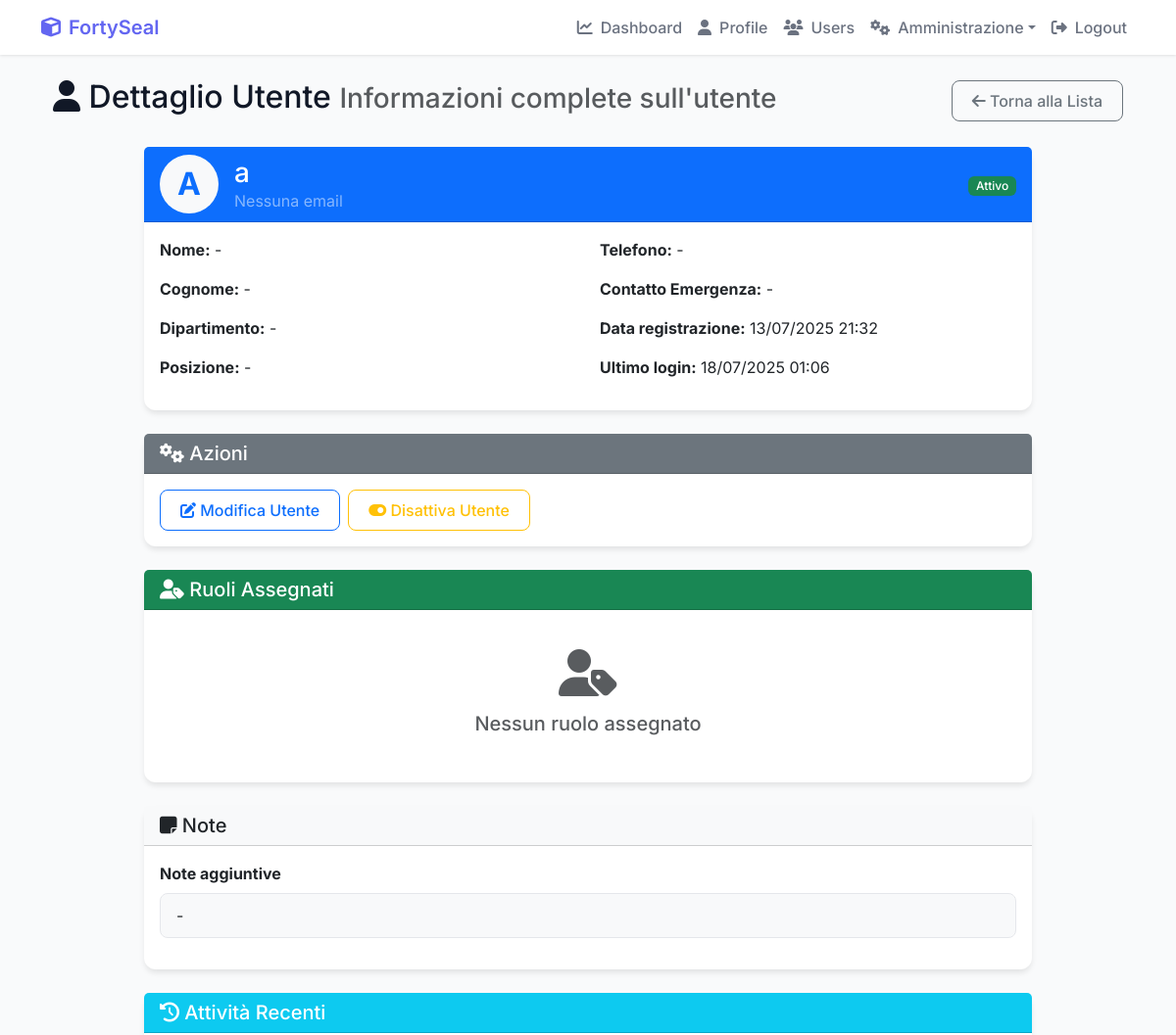
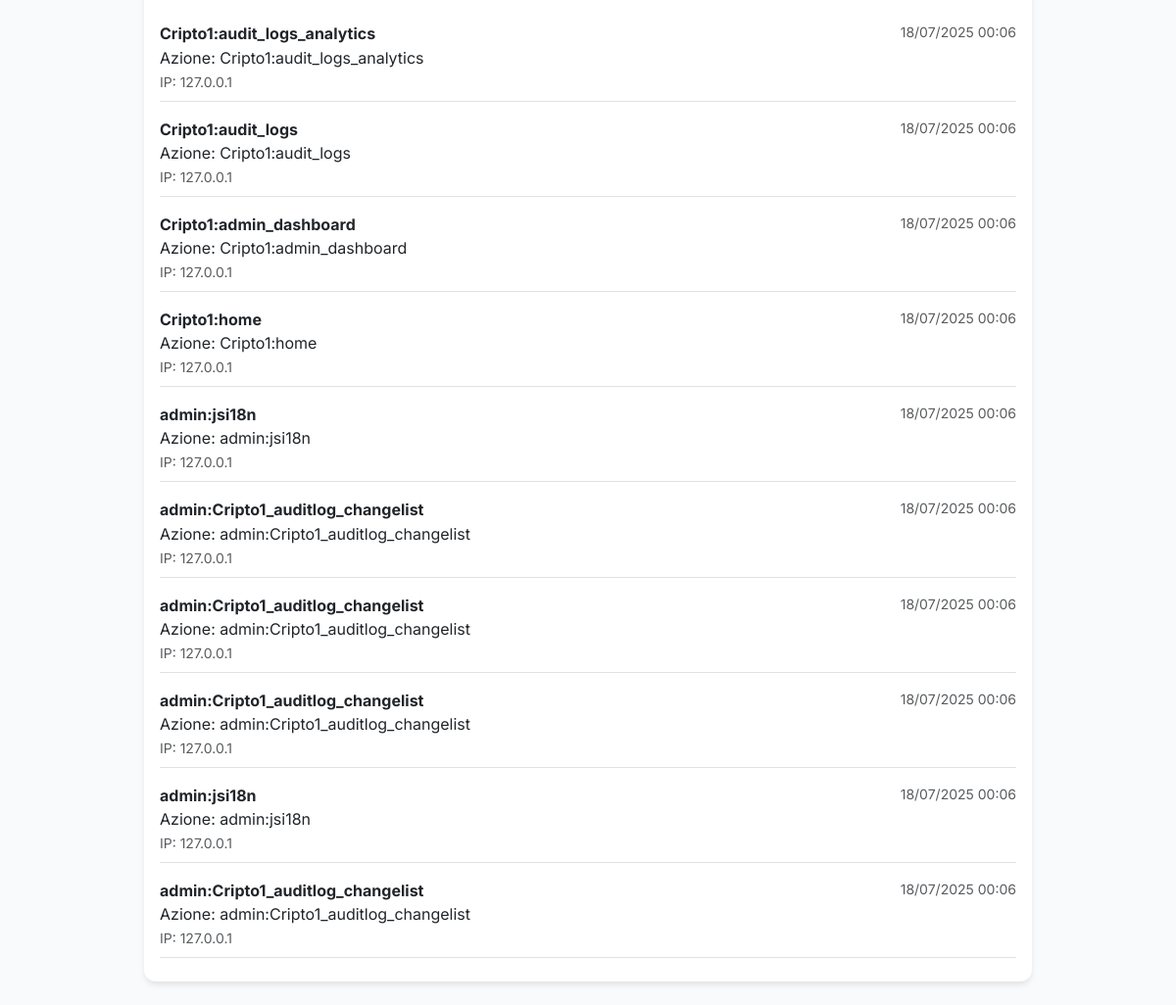
/user-management/users/1/ (signed in), run on the app's committed database (2 pictures, top to bottom).
### Cripto1/models.py (models this page shows, shortened)
class UserProfile(models.Model):
    user = models.OneToOneField(User, on_delete=models.CASCADE)
    user_key = models.CharField(max_length=255, unique=True) # Keep as a unique identifier (can be hash of public key)
    public_key = models.TextField(null=True, blank=True) # Allow null for existing rows
    private_key = EncryptedTextField(null=True, blank=True) # Allow null for existing rows
    balance = models.FloatField(default=0.0)
    created_at = models.DateTimeField(auto_now_add=True)
    profile_picture = models.ImageField(upload_to='profile_pics/', blank=True, null=True)
    is_active = models.BooleanField(default=True)
    last_login_ip = models.GenericIPAddressField(null=True, blank=True)
    last_login_date = models.DateTimeField(null=True, blank=True)
    login_attempts = models.IntegerField(default=0)
    locked_until = models.DateTimeField(null=True, blank=True)
    sso_provider = models.CharField(max_length=50, blank=True, null=True)  # Per SSO
    sso_id = models.CharField(max_length=255, blank=True, null=True)  # ID esterno per SSO
    department = models.CharField(max_length=100, blank=True, null=True)
    position = models.CharField(max_length=100, blank=True, null=True)
    phone = models.CharField(max_length=20, blank=True, null=True)
    emergency_contact = models.CharField(max_length=255, blank=True, null=True)
    notes = models.TextField(blank=True, null=True)
    def is_locked(self):
        if self.locked_until and timezone.now() < self.locked_until:
            return True
        return False
    def update_last_login(self, ip_address=None):
        self.last_login_date = timezone.now()
        if ip_address:
            self.last_login_ip = ip_address
        self.save()

class AuditLog(models.Model):
    ACTION_TYPES = [
        ('LOGIN', 'Login'),
        ('LOGOUT', 'Logout'),
        ('REGISTER', 'Registrazione'),
        ('CREATE_TRANSACTION', 'Creazione Transazione'),
        ('VIEW_TRANSACTION', 'Visualizzazione Transazione'),
        ('DOWNLOAD_FILE', 'Download File'),
        ('DECRYPT_MESSAGE', 'Decifratura Messaggio'),
        ('MINE_BLOCK', 'Mining Blocco'),
        ('EDIT_PROFILE', 'Modifica Profilo'),
        ('ADMIN_ACTION', 'Azione Amministrativa'),
        ('SECURITY_EVENT', 'Evento di Sicurezza'),
        ('EXPORT_DATA', 'Export Dati'),
        ('VERIFY_BLOCKCHAIN', 'Verifica Blockchain'),
        ('USER_MANAGEMENT', 'Gestione Utenti'),
        ('SYSTEM_EVENT', 'Evento di Sistema'),
        ('ROLE_ASSIGNMENT', 'Assegnazione Ruolo'),
        ('PERMISSION_CHANGE', 'Modifica Permessi'),
        ('USER_ACTIVATION', 'Attivazione Utente'),
        ('USER_DEACTIVATION', 'Disattivazione Utente'),
        ('SSO_LOGIN', 'Login SSO'),
    ]
    SEVERITY_LEVELS = [
        ('LOW', 'Basso'),
        ('MEDIUM', 'Medio'),
        ('HIGH', 'Alto'),
        ('CRITICAL', 'Critico'),
    ]
    user = models.ForeignKey(User, on_delete=models.SET_NULL, null=True, blank=True, related_name='audit_logs')
    action_type = models.CharField(max_length=50, choices=ACTION_TYPES)
    severity = models.CharField(max_length=20, choices=SEVERITY_LEVELS, default='MEDIUM')
    description = models.TextField()
    ip_address = models.GenericIPAddressField(null=True, blank=True)
    user_agent = models.TextField(blank=True)
    session_id = models.CharField(max_length=255, blank=True)
    related_object_type = models.CharField(max_length=100, blank=True)  # es: 'Transaction', 'Block', 'UserProfile'
    related_object_id = models.IntegerField(null=True, blank=True)
    additional_data = models.JSONField(default=dict, blank=True)  # Dati aggiuntivi in formato JSON
    timestamp = models.DateTimeField(auto_now_add=True)
    success = models.BooleanField(default=True)  # Se l'azione è stata completata con successo
    error_message = models.TextField(blank=True)  # Messaggio di errore se success=False
    class Meta:
        ordering = ['-timestamp']
        verbose_name = "Audit Log"
        verbose_name_plural = "Audit Logs"
        indexes = [
            models.Index(fields=['user', 'action_type', 'timestamp']),
            models.Index(fields=['action_type', 'severity', 'timestamp']),
            models.Index(fields=['ip_address', 'timestamp']),
        ]
    @classmethod
    def log_action(cls, user=None, action_type=None, description="", severity='MEDIUM',
                   ip_address=None, user_agent="", session_id="", related_object_type="",
                   related_object_id=None, additional_data=None, success=True, error_message=""):
        try:
            return cls.objects.create(
                user=user,
                action_type=action_type,
                severity=severity,
                description=description,
                ip_address=ip_address,
                user_agent=user_agent,
                session_id=session_id,
                related_object_type=related_object_type,
                related_object_id=related_object_id,
                additional_data=additional_data or {},
                success=success,
                error_message=error_message
            )
        except Exception as e:
            print(f"Errore durante la creazione del log di audit: {e}")
            return None

### Cripto1/views.py (the view)
    def wrapper(request, *args, **kwargs):
        if not request.user.is_authenticated:
            messages.error(request, "Devi essere autenticato per accedere a questa sezione.")
            return redirect('Cripto1:login')
        return view_func(request, *args, **kwargs)

### Cripto1/templates/Cripto1/user_management/user_detail.html (shortened to what this page needs)
{% extends 'Cripto1/base.html' %}
{% load static %}
{% block content %}
<div class="container-fluid mt-4">
    <div class="row">
        <div class="col-12">
            <div class="d-flex justify-content-between align-items-center mb-4">
                <h2>
                    <i class="fas fa-user"></i> Dettaglio Utente
                    <small class="text-muted">Informazioni complete sull'utente</small>
                </h2>
                <div>
                    <a href="{% url 'Cripto1:user_list' %}" class="btn btn-outline-secondary">
                        <i class="fas fa-arrow-left"></i> Torna alla Lista
                    </a>
                </div>
            </div>
        </div>
    </div>
    <div class="row justify-content-center">
        <div class="col-12 col-lg-10">
            <div class="card border-primary mb-4">
                <div class="card-header bg-primary text-white d-flex align-items-center">
                    <div class="me-3">
                        {% if user_profile.profile_picture %}
                            <img src="{{ user_profile.profile_picture.url }}" alt="Avatar" class="rounded-circle" style="width:60px;height:60px;object-fit:cover;">
                        {% else %}
                            <span class="avatar bg-light text-primary fw-bold" style="width:60px;height:60px;display:inline-flex;align-items:center;justify-content:center;font-size:2rem;border-radius:50%;">{{ user_profile.user.username|first|upper }}</span>
                        {% endif %}
                    </div>
                    <div class="flex-grow-1">
                        <h3 class="mb-0">{{ user_profile.user.username }}</h3>
                        <div class="text-white-50">{{ user_profile.user.email|default:"Nessuna email" }}</div>
                    </div>
                    <div>
                        {% if user_profile.is_locked %}
                            <span class="badge bg-warning">Bloccato</span>
                        {% elif user_profile.is_active %}
                            <span class="badge bg-success">Attivo</span>
                        {% else %}
                            <span class="badge bg-danger">Inattivo</span>
                        {% endif %}
                    </div>
                </div>
                <div class="card-body">
                    <div class="row">
                        <div class="col-md-6">
                            <p><strong>Nome:</strong> {{ user_profile.user.first_name|default:"-" }}</p>
                            <p><strong>Cognome:</strong> {{ user_profile.user.last_name|default:"-" }}</p>
                            <p><strong>Dipartimento:</strong> {{ user_profile.department|default:"-" }}</p>
                            <p><strong>Posizione:</strong> {{ user_profile.position|default:"-" }}</p>
                        </div>
                        <div class="col-md-6">
                            <p><strong>Telefono:</strong> {{ user_profile.phone|default:"-" }}</p>
                            <p><strong>Contatto Emergenza:</strong> {{ user_profile.emergency_contact|default:"-" }}</p>
                            <p><strong>Data registrazione:</strong> {{ user_profile.created_at|date:"d/m/Y H:i" }}</p>
                            <p><strong>Ultimo login:</strong> {{ user_profile.last_login_date|date:"d/m/Y H:i"|default:"Mai" }}</p>
                        </div>
                    </div>
                </div>
            </div>
            <div class="card border-secondary mb-4">
                <div class="card-header bg-secondary text-white">
                    <h5 class="mb-0"><i class="fas fa-cogs"></i> Azioni</h5>
                </div>
                <div class="card-body d-flex flex-wrap gap-2">
                    <a href="{% url 'Cripto1:edit_user' user_profile.user.id %}" class="btn btn-outline-primary">
                        <i class="fas fa-edit"></i> Modifica Utente
                    </a>
                    <form method="POST" action="{% url 'Cripto1:toggle_user_status' user_profile.user.id %}" class="d-inline">
                        <button type="submit" class="btn btn-outline-warning" onclick="return confirm('Sei sicuro di voler cambiare lo stato di questo utente?')">
                            <i class="fas fa-toggle-on"></i> {% if user_profile.is_active %}Disattiva{% else %}Attiva{% endif %} Utente
                        </button>
                    </form>
                </div>
            </div>
            <div class="card border-success mb-4">
                <div class="card-header bg-success text-white">
                    <h5 class="mb-0"><i class="fas fa-user-tag"></i> Ruoli Assegnati</h5>
                </div>
                <div class="card-body">
                    {% if user_roles %}
                    <div class="row">
                        {% for user_role in user_roles %}
                        <div class="col-md-6 mb-3">
                            <div class="border rounded p-3 h-100">
                                <div class="d-flex justify-content-between align-items-center mb-2">
                                    <span class="fw-bold">{{ user_role.role.name }}</span>
                                    {% if user_role.expires_at and user_role.expires_at < now %}
                                        <span class="badge bg-danger">Scaduto</span>
                                    {% else %}
                                        <span class="badge bg-success">Attivo</span>
                                    {% endif %}
                                </div>
                                <div class="mb-2">
                                    <strong>Assegnato da:</strong> {{ user_role.assigned_by.username|default:"Sistema" }}<br>
                                    <strong>Data assegnazione:</strong> {{ user_role.assigned_at|date:"d/m/Y H:i" }}<br>
                                    {% if user_role.expires_at %}
                                        <strong>Scadenza:</strong> {{ user_role.expires_at|date:"d/m/Y H:i" }}<br>
                                    {% endif %}
                                    {% if user_role.notes %}
                                        <strong>Note:</strong> {{ user_role.notes }}<br>
                                    {% endif %}
                                </div>
                                <div>
                                    <strong>Permessi:</strong>
                                    {% for permission in user_role.role.permissions.all %}
                                        <span class="badge bg-info text-dark">{{ permission.name }}</span>
                                    {% empty %}
                                        <span class="text-muted">Nessun permesso</span>
                                    {% endfor %}
                                </div>
                                <form method="POST" action="{% url 'Cripto1:remove_role' user_profile.user.id user_role.role.id %}" class="mt-2">
                                    {% csrf_token %}
                                    <button type="submit" class="btn btn-outline-danger btn-sm" onclick="return confirm('Sei sicuro di voler rimuovere questo ruolo?')">
                                        <i class="fas fa-times"></i> Rimuovi
                                    </button>
                                </form>
                            </div>
                        </div>
                        {% endfor %}
                    </div>
                    {% else %}
                    <div class="text-center py-4">
                        <i class="fas fa-user-tag fa-3x text-muted mb-3"></i>
                        <h5 class="text-muted">Nessun ruolo assegnato</h5>
                    </div>
                    {% endif %}
                </div>
            </div>
            <div class="card border-light mb-4">
                <div class="card-header bg-light">
                    <h5 class="mb-0"><i class="fas fa-sticky-note"></i> Note</h5>
                </div>
                <div class="card-body">
                    <div class="mb-3">
                        <label class="form-label fw-bold">Note aggiuntive</label>
                        <div class="form-control bg-light">{{ user_profile.notes|default:'-' }}</div>
                    </div>
                </div>
            </div>
            <div class="card border-info mb-4">
                <div class="card-header bg-info text-white">
                    <h5 class="mb-0"><i class="fas fa-history"></i> Attività Recenti</h5>
                </div>
                <div class="card-body">
                    {% if recent_activities %}
                        {% for activity in recent_activities %}
                        <div class="border-bottom py-2 mb-2">
                            <div class="d-flex justify-content-between">
                                <div>
                                    <strong>{{ activity.action_type }}</strong>
                                    <span class="badge bg-{{ activity.severity|lower }}">{{ activity.severity }}</span>
                                </div>
                                <div class="text-muted small">{{ activity.timestamp|date:"d/m/Y H:i" }}</div>
                            </div>
                            <div>{{ activity.description }}</div>
                            {% if activity.ip_address %}
                                <small class="text-muted">IP: {{ activity.ip_address }}</small>
                            {% endif %}
                        </div>
                        {% endfor %}
                    {% else %}
                        <div class="text-center py-4">
                            <i class="fas fa-history fa-3x text-muted mb-3"></i>
                            <h5 class="text-muted">Nessuna attività recente</h5>
                        </div>
                    {% endif %}
                </div>
            </div>
        </div>
    </div>
</div>
{% endblock %}

### data on the page
UserProfile: user.username|first "A", user.username "a", user.email "Nessuna email", user.first_name "-", user.last_name "-", department "-", position "-", phone "-", emergency_contact "-", created_at "13/07/2025 21:32", last_login_date "18/07/2025 01:06", notes "-"
AuditLog: action_type "Cripto1:audit_logs_analytics", timestamp "18/07/2025 00:06", description "Azione: Cripto1:audit_logs_analytics", ip_address "127.0.0.1"
AuditLog: action_type "Cripto1:audit_logs", timestamp "18/07/2025 00:06", description "Azione: Cripto1:audit_logs", ip_address "127.0.0.1"
AuditLog: action_type "Cripto1:admin_dashboard", timestamp "18/07/2025 00:06", description "Azione: Cripto1:admin_dashboard", ip_address "127.0.0.1"
AuditLog: action_type "Cripto1:home", timestamp "18/07/2025 00:06", description "Azione: Cripto1:home", ip_address "127.0.0.1"
AuditLog: action_type "admin:jsi18n", timestamp "18/07/2025 00:06", description "Azione: admin:jsi18n", ip_address "127.0.0.1"
AuditLog: action_type "admin:Cripto1_auditlog_changelist", timestamp "18/07/2025 00:06", description "Azione: admin:Cripto1_auditlog_changelist", ip_address "127.0.0.1"
AuditLog: action_type "admin:Cripto1_auditlog_changelist", timestamp "18/07/2025 00:06", description "Azione: admin:Cripto1_auditlog_changelist", ip_address "127.0.0.1"
AuditLog: action_type "admin:Cripto1_auditlog_changelist", timestamp "18/07/2025 00:06", description "Azione: admin:Cripto1_auditlog_changelist", ip_address "127.0.0.1"
AuditLog: action_type "admin:jsi18n", timestamp "18/07/2025 00:06", description "Azione: admin:jsi18n", ip_address "127.0.0.1"
AuditLog: action_type "admin:Cripto1_auditlog_changelist", timestamp "18/07/2025 00:06", description "Azione: admin:Cripto1_auditlog_changelist", ip_address "127.0.0.1"
